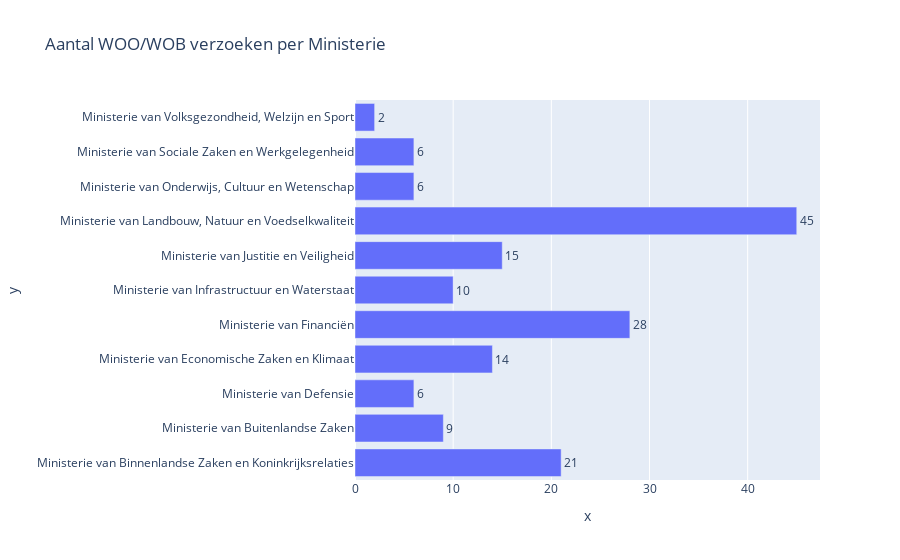

Notebook code for this chart:
### Code cell
import plotly.express as px

# simpel plotje die al met de huidige data te maken is

fig = px.bar(y=Data1.index, x=Data1.values, text_auto='1s',
            title="Aantal WOO/WOB verzoeken per Ministerie")
fig.update_traces(textfont_size=12, textangle=0, textposition="outside", cliponaxis=False)
fig.show()

### Figure 1 — Plotly figure (JSON) as saved in the notebook; plotly's stock layout.template omitted (floating-point values rounded to 4 significant figures)
{"data": [{"alignmentgroup": "True", "cliponaxis": false, "hovertemplate": "x=%{x}<br>y=%{y}<extra></extra>", "legendgroup": "", "marker": {"color": "#636efa", "pattern": {"shape": ""}}, "name": "", "offsetgroup": "", "orientation": "h", "showlegend": false, "textangle": 0, "textfont": {"size": 12}, "textposition": "outside", "texttemplate": "%{x:1s}", "type": "bar", "x": [21, 9, 6, 14, 28, 10, 15, 45, 6, 6, 2], "xaxis": "x", "y": ["Ministerie van Binnenlandse Zaken en Koninkrijksrelaties", "Ministerie van Buitenlandse Zaken", "Ministerie van Defensie", "Ministerie van Economische Zaken en Klimaat", "Ministerie van Financiën", "Ministerie van Infrastructuur en Waterstaat", "Ministerie van Justitie en Veiligheid", "Ministerie van Landbouw, Natuur en Voedselkwaliteit", "Ministerie van Onderwijs, Cultuur en Wetenschap", "Ministerie van Sociale Zaken en Werkgelegenheid", "Ministerie van Volksgezondheid, Welzijn en Sport"], "yaxis": "y"}], "layout": {"barmode": "relative", "legend": {"tracegroupgap": 0}, "title": {"text": "Aantal WOO/WOB verzoeken per Ministerie"}, "xaxis": {"anchor": "y", "domain": [0, 1], "title": {"text": "x"}}, "yaxis": {"anchor": "x", "domain": [0, 1], "title": {"text": "y"}}}}
